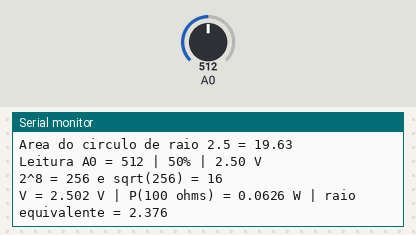
Bench run of a sketch on a simulated Arduino Uno, built with avr-gcc and run on an emulated ATmega328P. Parts: the last lines printed to the serial monitor. Inputs (shaded band) come from the test bench; at power-on: A0 = 512.

Above: at 1.2 s.
1.3 s: A0 set to 716
At 2.5 s:
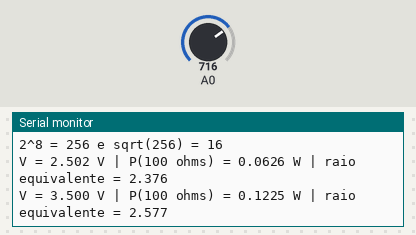
3.8 s: A0 set to 900
At 5.3 s:
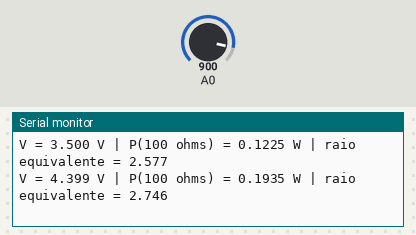
Timing chart, 0 to 6.8 s (numbered marks = the images above; inputs shaded):
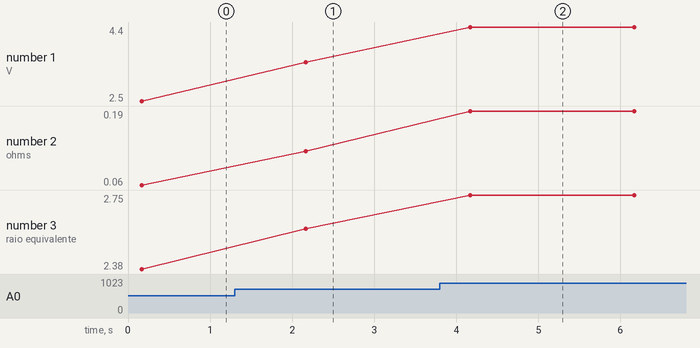

Measured:
- after the input at 1.3 s, the serial monitor: prints a new line after 0.87 s (image 1)
- after the input at 3.8 s, the serial monitor: prints a new line after 0.37 s (image 2)
- plotted number 1: 2.5 → 3.5 after the input at 1.3 s, 3.5 → 4.4 after the input at 3.8 s
- plotted number 2: 0.06 → 0.12 after the input at 1.3 s, 0.12 → 0.19 after the input at 3.8 s
- plotted number 3: 2.38 → 2.58 after the input at 1.3 s, 2.58 → 2.75 after the input at 3.8 s

The sketch:

exercicio_9.ino
```cpp
/*
  exercicio_9.ino - Hipotenusa, área do círculo e conversão de ADC

  Objetivo: aplicar sqrt(), pow() e map() a problemas de geometria e
  de instrumentação:
    hipotenusa(a, b) = sqrt(a*a + b*b)
    areaCirculo(r)   = pi * r^2
    tensao(leitura)  = leitura * 5.0 / 1023

  Hardware opcional: potenciômetro em A0.
*/

#define LEITURA_MAX 1023.0
#define TENSAO_REF 5.0
#define PI_APROX 3.14159265

float hipotenusa(float a, float b) {
  return sqrt(a * a + b * b);
}

float areaCirculo(float raio) {
  return PI_APROX * raio * raio;
}

// Converte a leitura do ADC em tensão, limitando a 0..5 V.
float tensaoDe(int leitura) {
  int limitada = constrain(leitura, 0, 1023);
  return limitada * (TENSAO_REF / LEITURA_MAX);
}

void setup() {
  Serial.begin(9600);
  Serial.println("Exercicio 9: geometria e ADC");

  float catetoA = 3.0;
  float catetoB = 4.0;
  Serial.print("Hipotenusa de ");
  Serial.print(catetoA, 1);
  Serial.print(" e ");
  Serial.print(catetoB, 1);
  Serial.print(" = ");
  Serial.println(hipotenusa(catetoA, catetoB), 2);  // 5.00

  Serial.print("Area do circulo de raio 2.5 = ");
  Serial.println(areaCirculo(2.5), 2);

  // map() converte a leitura em percentual de 0 a 100.
  int leitura = analogRead(A0);
  int percentual = map(leitura, 0, 1023, 0, 100);

  Serial.print("Leitura A0 = ");
  Serial.print(leitura);
  Serial.print(" | ");
  Serial.print(percentual);
  Serial.print("% | ");
  Serial.print(tensaoDe(leitura), 2);
  Serial.println(" V");

  // Potência e raiz como comparação: 2^8 = 256 e sqrt(256) = 16.
  Serial.print("2^8 = ");
  Serial.print(pow(2, 8), 0);
  Serial.print(" e sqrt(256) = ");
  Serial.println(sqrt(256.0), 0);
}

void loop() {
  // Mede a tensão a cada 2 segundos e calcula a potência dissipada
  // em um resistor de 100 ohms: P = V^2 / R.
  int leitura = analogRead(A0);
  float tensao = tensaoDe(leitura);
  float potencia = (tensao * tensao) / 100.0;

  Serial.print("V = ");
  Serial.print(tensao, 3);
  Serial.print(" V | P(100 ohms) = ");
  Serial.print(potencia, 4);
  Serial.print(" W | raio equivalente = ");
  Serial.println(sqrt(areaCirculo(1.0) + tensao), 3);

  delay(2000);
}
```
